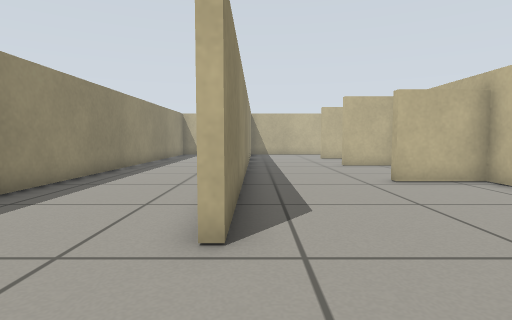
view 1 (above)

16 first-person views from a walk through a robot-simulator world made for Gazebo. The camera is 0.12 m above the floor, tilts 4° down and sees 80° across. The floor is counted in squares, 0.1 m on a side. Each view is taken from the middle of a square. On the plan, view 1 faces up. The plan holds only what a view shows up to about 13 squares ahead; the rest is blank.

view 2
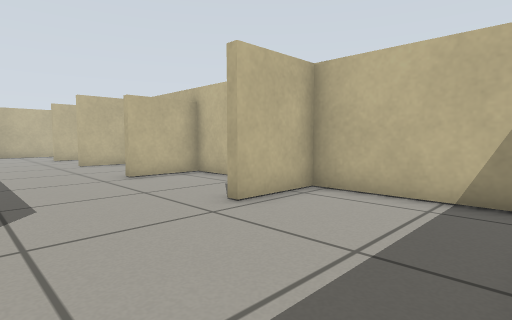

view 3
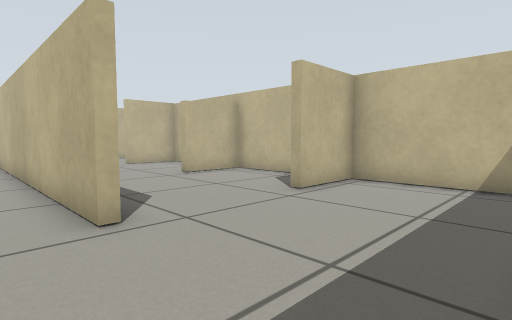

view 4
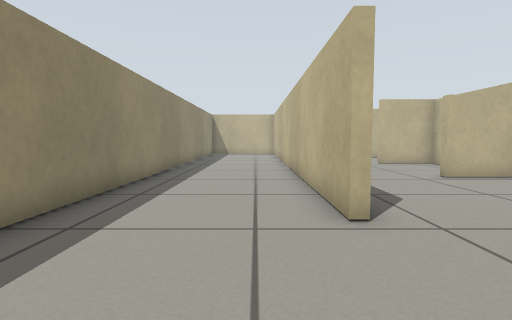

view 5
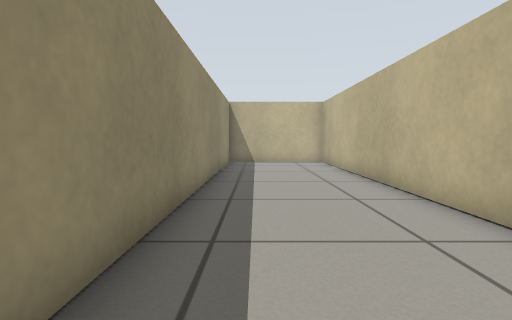

view 6
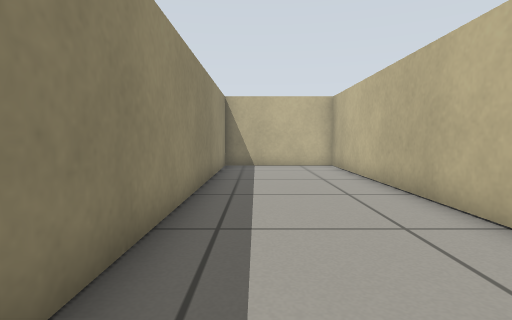

view 7
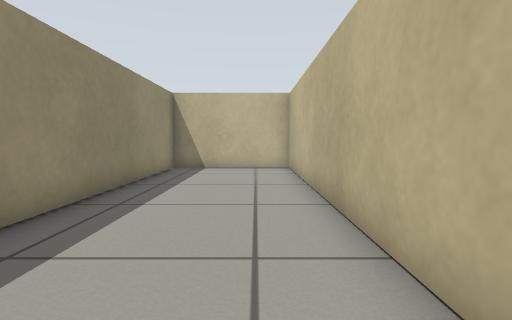

view 8
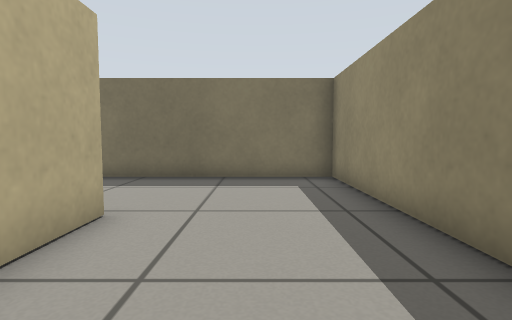

view 9
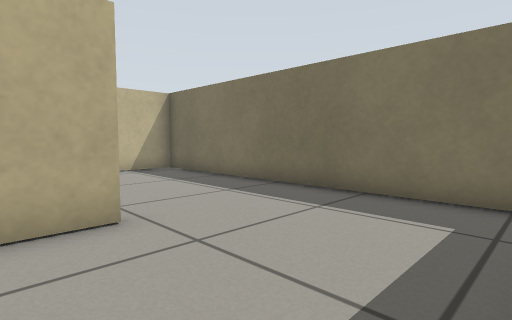

view 10
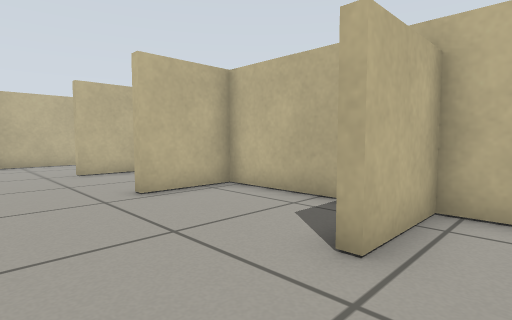

view 11
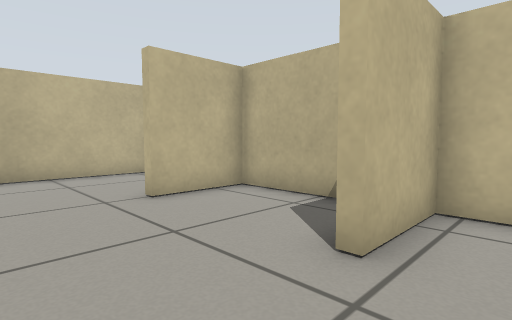

view 12
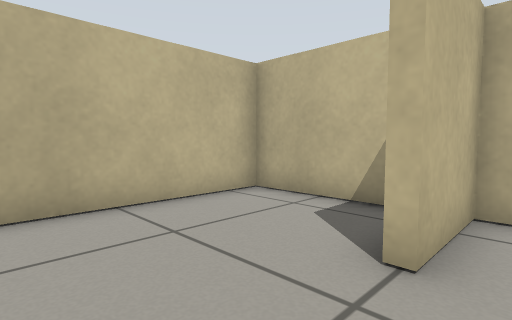

view 13
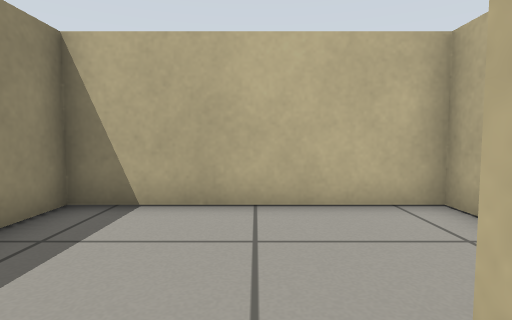

view 14
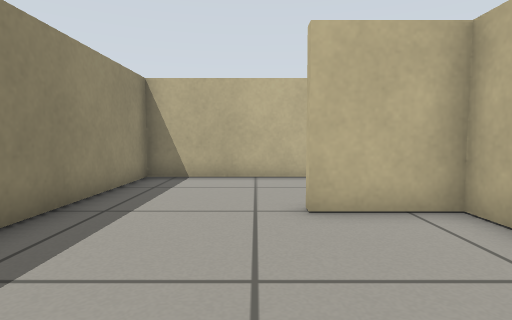

view 15
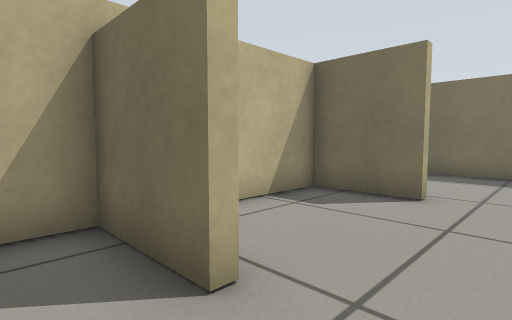

view 16
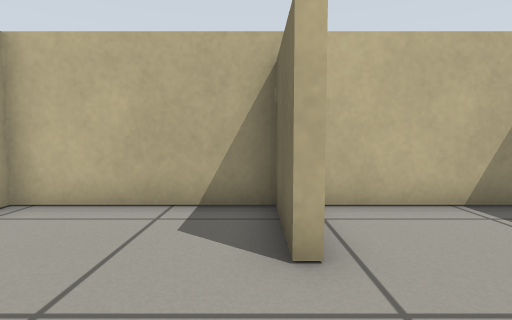

### Floor plan
Ten units are one square. View 1 is at (0, 0); x grows to the right and y downward. Boxes are objects, and circles mark ways between rooms. Rooms are numbered by the first view taken in them; rooms with no view inside come last. Other rooms are left out.
<svg viewBox="-58 -228 127 247">
<path fill="none" stroke="#000" d="M-6 14 64 14 64 -33 39 -33M-3 -33 -6 -33 -6 -223 -53 -223 -53 14 -6 14M39 -33 39 -36 64 -36 64 -83 39 -83M-3 -85 -3 -33M39 -83 39 -86 64 -86 64 -133 39 -133M-3 -122 -3 -85M39 -133 39 -138M64 -150 64 -178 39 -178 39 -183M-3 -186 -3 -169M64 -191 64 -223 -3 -223 -3 -186"/>
<circle cx="0" cy="-10" r="3" fill="#2a7"/>
<circle cx="20" cy="-40" r="3" fill="#2a7"/>
<circle cx="20" cy="-90" r="3" fill="#2a7"/>
<circle cx="20" cy="-140" r="3" fill="#2a7"/>
<circle cx="20" cy="-180" r="3" fill="#2a7"/>
<text x="30" y="-10">1</text>
<text x="-30" y="-110">2</text>
<text x="30" y="-60">3</text>
<text x="30" y="-110">4</text>
<text x="30" y="-160">5</text>
<text x="30" y="-210">6</text>
</svg>
Room 1 opens to room 2. Room 1 opens to room 3. Room 3 opens to room 4. Room 4 opens to room 5. Room 5 opens to room 6.

Where each view was taken, in squares from view 1:
view 1: 0 up, 0 right, facing up
view 2: 1 down, 0 right, facing up-right
view 3: 1 down, 2 left, facing up-right
view 4: 1 down, 2 left, facing up
view 5: 7 up, 4 left, facing up
view 6: 9 up, 4 left, facing up
view 7: 10 up, 2 left, facing up
view 8: 8 up, 3 left, facing down
view 9: 5 up, 5 left, facing down-right
view 10: 7 up, 1 right, facing up-right
view 11: 12 up, 1 right, facing up-right
view 12: 17 up, 1 right, facing up-right
view 13: 17 up, 3 right, facing up
view 14: 13 up, 3 right, facing up
view 15: 10 up, 2 right, facing down-right
view 16: 9 up, 1 right, facing right
